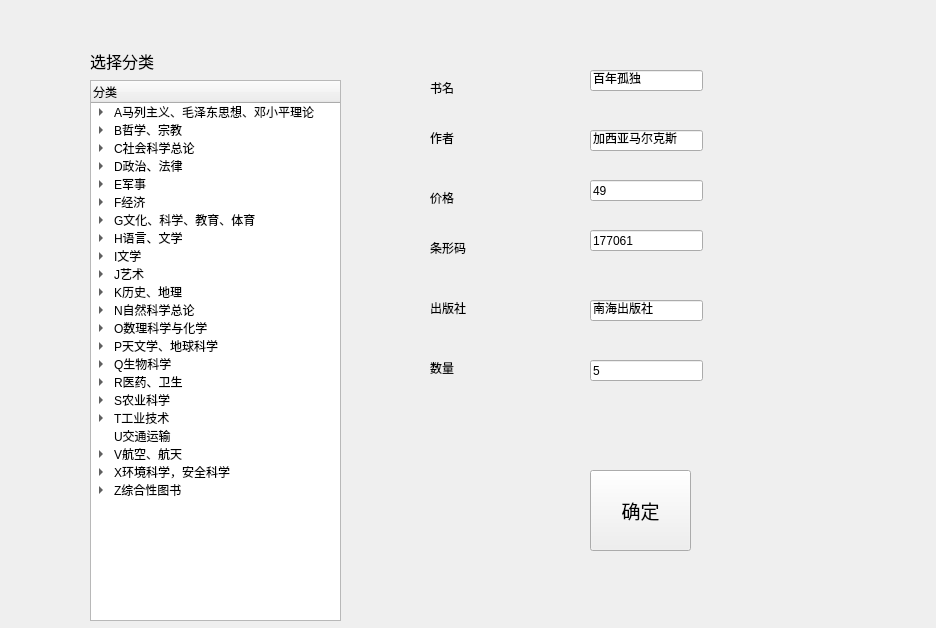
<?xml version="1.0" encoding="UTF-8"?>
<ui version="4.0">
 <class>addBooks</class>
 <widget class="QWidget" name="addBooks">
  <property name="geometry">
   <rect>
    <x>0</x>
    <y>0</y>
    <width>936</width>
    <height>628</height>
   </rect>
  </property>
  <property name="windowTitle">
   <string>Form</string>
  </property>
  <widget class="QLabel" name="label">
   <property name="geometry">
    <rect>
     <x>90</x>
     <y>40</y>
     <width>91</width>
     <height>41</height>
    </rect>
   </property>
   <property name="font">
    <font>
     <family>Adobe Arabic</family>
     <pointsize>12</pointsize>
    </font>
   </property>
   <property name="text">
    <string>选择分类</string>
   </property>
  </widget>
  <widget class="QLabel" name="label_2">
   <property name="geometry">
    <rect>
     <x>430</x>
     <y>80</y>
     <width>72</width>
     <height>15</height>
    </rect>
   </property>
   <property name="text">
    <string>书名</string>
   </property>
  </widget>
  <widget class="QLabel" name="label_3">
   <property name="geometry">
    <rect>
     <x>430</x>
     <y>130</y>
     <width>72</width>
     <height>15</height>
    </rect>
   </property>
   <property name="text">
    <string>作者</string>
   </property>
  </widget>
  <widget class="QLabel" name="label_4">
   <property name="geometry">
    <rect>
     <x>430</x>
     <y>240</y>
     <width>72</width>
     <height>15</height>
    </rect>
   </property>
   <property name="text">
    <string>条形码</string>
   </property>
  </widget>
  <widget class="QLabel" name="label_5">
   <property name="geometry">
    <rect>
     <x>430</x>
     <y>190</y>
     <width>72</width>
     <height>15</height>
    </rect>
   </property>
   <property name="text">
    <string>价格</string>
   </property>
  </widget>
  <widget class="QLabel" name="label_6">
   <property name="geometry">
    <rect>
     <x>430</x>
     <y>300</y>
     <width>72</width>
     <height>15</height>
    </rect>
   </property>
   <property name="text">
    <string>出版社</string>
   </property>
  </widget>
  <widget class="QLabel" name="label_7">
   <property name="geometry">
    <rect>
     <x>430</x>
     <y>360</y>
     <width>72</width>
     <height>15</height>
    </rect>
   </property>
   <property name="text">
    <string>数量</string>
   </property>
  </widget>
  <widget class="QLineEdit" name="lineEditName">
   <property name="geometry">
    <rect>
     <x>590</x>
     <y>70</y>
     <width>113</width>
     <height>21</height>
    </rect>
   </property>
   <property name="text">
    <string>百年孤独</string>
   </property>
  </widget>
  <widget class="QLineEdit" name="lineEditWriter">
   <property name="geometry">
    <rect>
     <x>590</x>
     <y>130</y>
     <width>113</width>
     <height>21</height>
    </rect>
   </property>
   <property name="text">
    <string>加西亚马尔克斯</string>
   </property>
  </widget>
  <widget class="QLineEdit" name="lineEditPrice">
   <property name="geometry">
    <rect>
     <x>590</x>
     <y>180</y>
     <width>113</width>
     <height>21</height>
    </rect>
   </property>
   <property name="text">
    <string>49</string>
   </property>
  </widget>
  <widget class="QLineEdit" name="lineEditCode">
   <property name="geometry">
    <rect>
     <x>590</x>
     <y>230</y>
     <width>113</width>
     <height>21</height>
    </rect>
   </property>
   <property name="text">
    <string>177061</string>
   </property>
  </widget>
  <widget class="QLineEdit" name="lineEditPress">
   <property name="geometry">
    <rect>
     <x>590</x>
     <y>300</y>
     <width>113</width>
     <height>21</height>
    </rect>
   </property>
   <property name="text">
    <string>南海出版社</string>
   </property>
  </widget>
  <widget class="QLineEdit" name="lineEditNum">
   <property name="geometry">
    <rect>
     <x>590</x>
     <y>360</y>
     <width>113</width>
     <height>21</height>
    </rect>
   </property>
   <property name="text">
    <string>5</string>
   </property>
  </widget>
  <widget class="QPushButton" name="pushButton">
   <property name="geometry">
    <rect>
     <x>590</x>
     <y>470</y>
     <width>101</width>
     <height>81</height>
    </rect>
   </property>
   <property name="font">
    <font>
     <family>Adobe Arabic</family>
     <pointsize>14</pointsize>
    </font>
   </property>
   <property name="text">
    <string>确定</string>
   </property>
  </widget>
  <widget class="QTreeWidget" name="treeWidget">
   <property name="geometry">
    <rect>
     <x>90</x>
     <y>80</y>
     <width>251</width>
     <height>541</height>
    </rect>
   </property>
   <column>
    <property name="text">
     <string>分类</string>
    </property>
   </column>
   <item>
    <property name="text">
     <string>A马列主义、毛泽东思想、邓小平理论</string>
    </property>
    <item>
     <property name="text">
      <string>A1马克思、恩格斯著作</string>
     </property>
     <item>
      <property name="text">
       <string>A11选集、文集</string>
      </property>
      <item>
       <property name="text">
        <string>A119选读</string>
       </property>
      </item>
     </item>
     <item>
      <property name="text">
       <string>A12单行著作</string>
      </property>
      <item>
       <property name="text">
        <string>A121马克思主义形成时期</string>
       </property>
      </item>
      <item>
       <property name="text">
        <string>A122革命风暴的高涨低落时期</string>
       </property>
      </item>
      <item>
       <property name="text">
        <string>A123第一国际和巴黎公社时期</string>
       </property>
      </item>
      <item>
       <property name="text">
        <string>A124马克思主义广泛传播和各国建立社会主义政党时期</string>
       </property>
      </item>
      <item>
       <property name="text">
        <string>A125第二国际时期</string>
       </property>
      </item>
     </item>
     <item>
      <property name="text">
       <string>A13书信集、日记、函电、谈话</string>
      </property>
     </item>
     <item>
      <property name="text">
       <string>A14诗词</string>
      </property>
     </item>
     <item>
      <property name="text">
       <string>A15手迹</string>
      </property>
     </item>
     <item>
      <property name="text">
       <string>A16专题汇题</string>
      </property>
     </item>
     <item>
      <property name="text">
       <string>A18语录</string>
      </property>
     </item>
    </item>
    <item>
     <property name="text">
      <string>A2列宁著作</string>
     </property>
     <item>
      <property name="text">
       <string>A21选集、文集</string>
      </property>
      <item>
       <property name="text">
        <string>A219选读</string>
       </property>
      </item>
     </item>
     <item>
      <property name="text">
       <string>A22单行著作</string>
      </property>
      <item>
       <property name="text">
        <string>A221俄国社会民主工党形成和布尔什维克派出现时期</string>
       </property>
      </item>
      <item>
       <property name="text">
        <string>A222第一次俄国革命时期</string>
       </property>
      </item>
      <item>
       <property name="text">
        <string>A223斯托雷平反动时期和布尔什维克形成独立政党时期</string>
       </property>
      </item>
      <item>
       <property name="text">
        <string>A224第一次世界大战以前工人运动的高涨及大战时期</string>
       </property>
      </item>
      <item>
       <property name="text">
        <string>A225第二次俄国革命和社会主义革命时期</string>
       </property>
      </item>
      <item>
       <property name="text">
        <string>A226帝国主义武装干涉和国内战争时期</string>
       </property>
      </item>
      <item>
       <property name="text">
        <string>A227国民经济恢复时期</string>
       </property>
      </item>
     </item>
     <item>
      <property name="text">
       <string>A23书信集、日记、函电、谈话</string>
      </property>
     </item>
     <item>
      <property name="text">
       <string>A25手迹</string>
      </property>
     </item>
     <item>
      <property name="text">
       <string>A26专题汇题</string>
      </property>
     </item>
     <item>
      <property name="text">
       <string>A28语录</string>
      </property>
     </item>
    </item>
    <item>
     <property name="text">
      <string>A3斯大林著作</string>
     </property>
     <item>
      <property name="text">
       <string>A31选集、文集</string>
      </property>
     </item>
     <item>
      <property name="text">
       <string>A32单行著作</string>
      </property>
     </item>
     <item>
      <property name="text">
       <string>A33书信集、日记、函电、谈话</string>
      </property>
     </item>
     <item>
      <property name="text">
       <string>A35手迹</string>
      </property>
     </item>
     <item>
      <property name="text">
       <string>A36专题汇题</string>
      </property>
     </item>
     <item>
      <property name="text">
       <string>A38语录</string>
      </property>
     </item>
    </item>
    <item>
     <property name="text">
      <string>A4毛泽东著作</string>
     </property>
    </item>
    <item>
     <property name="text">
      <string>A49邓小平著作</string>
     </property>
    </item>
    <item>
     <property name="text">
      <string>A5马克思、恩格斯、列宁、斯大林、毛泽东、邓小平著作汇编</string>
     </property>
    </item>
    <item>
     <property name="text">
      <string>A7马克思、恩格斯、列宁、斯大林、毛泽东、邓小平生平和传记</string>
     </property>
    </item>
    <item>
     <property name="text">
      <string>A8马克思、恩格斯、列宁、斯大林、毛泽东、邓小平理论的学习和研究</string>
     </property>
    </item>
   </item>
   <item>
    <property name="text">
     <string>B哲学、宗教</string>
    </property>
    <item>
     <property name="text">
      <string>B0哲学理论</string>
     </property>
    </item>
    <item>
     <property name="text">
      <string>B1世界哲学</string>
     </property>
    </item>
    <item>
     <property name="text">
      <string>B2中国哲学</string>
     </property>
    </item>
    <item>
     <property name="text">
      <string>B3亚洲哲学</string>
     </property>
    </item>
    <item>
     <property name="text">
      <string>B4非洲哲学</string>
     </property>
    </item>
    <item>
     <property name="text">
      <string>B5欧洲哲学</string>
     </property>
    </item>
    <item>
     <property name="text">
      <string>B6大洋洲哲学</string>
     </property>
    </item>
    <item>
     <property name="text">
      <string>B7美洲哲学</string>
     </property>
    </item>
    <item>
     <property name="text">
      <string>B80思维科学</string>
     </property>
    </item>
    <item>
     <property name="text">
      <string>B81逻辑学</string>
     </property>
    </item>
    <item>
     <property name="text">
      <string>B82伦理学</string>
     </property>
    </item>
    <item>
     <property name="text">
      <string>B83美学</string>
     </property>
    </item>
    <item>
     <property name="text">
      <string>B84心理学</string>
     </property>
    </item>
    <item>
     <property name="text">
      <string>B9宗教</string>
     </property>
    </item>
   </item>
   <item>
    <property name="text">
     <string>C社会科学总论</string>
    </property>
    <item>
     <property name="text">
      <string>C0社会科学理论与方法论</string>
     </property>
    </item>
    <item>
     <property name="text">
      <string>C1社会科学现状及发展</string>
     </property>
    </item>
    <item>
     <property name="text">
      <string>C2团体、会议、社会科学机构</string>
     </property>
    </item>
    <item>
     <property name="text">
      <string>C3社会科学研究方法</string>
     </property>
    </item>
    <item>
     <property name="text">
      <string>C4社会科学教育与普及</string>
     </property>
    </item>
    <item>
     <property name="text">
      <string>C5社会科学丛书、文集、连续性出版物</string>
     </property>
    </item>
    <item>
     <property name="text">
      <string>C6社会科学参考工具书</string>
     </property>
    </item>
    <item>
     <property name="text">
      <string>C7社会科学文献检索工具</string>
     </property>
    </item>
    <item>
     <property name="text">
      <string>C8工具书</string>
     </property>
    </item>
    <item>
     <property name="text">
      <string>C91社会学</string>
     </property>
    </item>
    <item>
     <property name="text">
      <string>C92人口学</string>
     </property>
    </item>
    <item>
     <property name="text">
      <string>C93管理学</string>
     </property>
    </item>
   </item>
   <item>
    <property name="text">
     <string>D政治、法律</string>
    </property>
    <item>
     <property name="text">
      <string>D0政治理论</string>
     </property>
    </item>
    <item>
     <property name="text">
      <string>D1国际共产主义运动</string>
     </property>
    </item>
    <item>
     <property name="text">
      <string>D2中国共产党</string>
     </property>
    </item>
    <item>
     <property name="text">
      <string>D3各国共产党</string>
     </property>
    </item>
    <item>
     <property name="text">
      <string>D4工人、农民、青年、妇女运动与组织</string>
     </property>
    </item>
    <item>
     <property name="text">
      <string>D5世界政治</string>
     </property>
    </item>
    <item>
     <property name="text">
      <string>D6中国政治</string>
     </property>
    </item>
    <item>
     <property name="text">
      <string>D7各国政治</string>
     </property>
    </item>
    <item>
     <property name="text">
      <string>D8外交、国际关系</string>
     </property>
    </item>
    <item>
     <property name="text">
      <string>D9法律</string>
     </property>
    </item>
   </item>
   <item>
    <property name="text">
     <string>E军事</string>
    </property>
    <item>
     <property name="text">
      <string>E0军事理论</string>
     </property>
    </item>
    <item>
     <property name="text">
      <string>E1世界军事</string>
     </property>
    </item>
    <item>
     <property name="text">
      <string>E2中国军事</string>
     </property>
    </item>
    <item>
     <property name="text">
      <string>E3亚洲各国军事</string>
     </property>
    </item>
    <item>
     <property name="text">
      <string>E4非洲各国军事</string>
     </property>
    </item>
    <item>
     <property name="text">
      <string>E5欧洲各国军事</string>
     </property>
    </item>
    <item>
     <property name="text">
      <string>E6大洋洲及太平洋岛屿各国军事</string>
     </property>
    </item>
    <item>
     <property name="text">
      <string>E7美洲各国军事</string>
     </property>
    </item>
    <item>
     <property name="text">
      <string>E8战略学、战役学、战术学</string>
     </property>
    </item>
    <item>
     <property name="text">
      <string>E9军事技术</string>
     </property>
    </item>
   </item>
   <item>
    <property name="text">
     <string>F经济</string>
    </property>
    <item>
     <property name="text">
      <string>F0经济学</string>
     </property>
    </item>
    <item>
     <property name="text">
      <string>F1世界各国经济概况、经济史、经济地理</string>
     </property>
    </item>
    <item>
     <property name="text">
      <string>F2经济计划与管理</string>
     </property>
    </item>
    <item>
     <property name="text">
      <string>F3农业经济</string>
     </property>
    </item>
    <item>
     <property name="text">
      <string>F4工业经济</string>
     </property>
    </item>
    <item>
     <property name="text">
      <string>F5交通运输经济</string>
     </property>
    </item>
    <item>
     <property name="text">
      <string>F6邮电经济</string>
     </property>
    </item>
    <item>
     <property name="text">
      <string>F7贸易经济</string>
     </property>
    </item>
    <item>
     <property name="text">
      <string>F8财政、金融</string>
     </property>
    </item>
   </item>
   <item>
    <property name="text">
     <string>G文化、科学、教育、体育</string>
    </property>
    <item>
     <property name="text">
      <string>G0文化理论</string>
     </property>
    </item>
    <item>
     <property name="text">
      <string>G1世界各国文化与文化事业</string>
     </property>
    </item>
    <item>
     <property name="text">
      <string>G2信息与知识传播</string>
     </property>
    </item>
    <item>
     <property name="text">
      <string>G3科学、科学研究</string>
     </property>
    </item>
    <item>
     <property name="text">
      <string>G4教育</string>
     </property>
    </item>
    <item>
     <property name="text">
      <string>G5世界各国教育事业</string>
     </property>
    </item>
    <item>
     <property name="text">
      <string>G6各级教育</string>
     </property>
    </item>
    <item>
     <property name="text">
      <string>G7各类教育</string>
     </property>
    </item>
    <item>
     <property name="text">
      <string>G8体育</string>
     </property>
    </item>
   </item>
   <item>
    <property name="text">
     <string>H语言、文学</string>
    </property>
    <item>
     <property name="text">
      <string>H0语言学</string>
     </property>
    </item>
    <item>
     <property name="text">
      <string>H1汉语</string>
     </property>
    </item>
    <item>
     <property name="text">
      <string>H2中国少数民族语言</string>
     </property>
    </item>
    <item>
     <property name="text">
      <string>H3常用外国语</string>
     </property>
    </item>
    <item>
     <property name="text">
      <string>H4汉藏语系</string>
     </property>
    </item>
    <item>
     <property name="text">
      <string>H5阿尔泰语系</string>
     </property>
    </item>
    <item>
     <property name="text">
      <string>H7印欧语系</string>
     </property>
    </item>
    <item>
     <property name="text">
      <string>H8非洲诸语言</string>
     </property>
    </item>
    <item>
     <property name="text">
      <string>H9国际辅助语</string>
     </property>
    </item>
   </item>
   <item>
    <property name="text">
     <string>I文学</string>
    </property>
    <item>
     <property name="text">
      <string>I0文学理论</string>
     </property>
    </item>
    <item>
     <property name="text">
      <string>I1世界文学</string>
     </property>
    </item>
    <item>
     <property name="text">
      <string>I2中国文学</string>
     </property>
     <item>
      <property name="text">
       <string>I21作品集</string>
      </property>
     </item>
     <item>
      <property name="text">
       <string>I22诗歌、韵文</string>
      </property>
     </item>
     <item>
      <property name="text">
       <string>I23戏剧文学</string>
      </property>
     </item>
     <item>
      <property name="text">
       <string>I24小说</string>
      </property>
     </item>
     <item>
      <property name="text">
       <string>I25报告文字</string>
      </property>
     </item>
     <item>
      <property name="text">
       <string>I26散文</string>
      </property>
     </item>
     <item>
      <property name="text">
       <string>I27民间文学</string>
      </property>
     </item>
     <item>
      <property name="text">
       <string>I28儿童文学</string>
      </property>
     </item>
     <item>
      <property name="text">
       <string>I29少数民族文学</string>
      </property>
     </item>
    </item>
    <item>
     <property name="text">
      <string>I3亚洲各国文学</string>
     </property>
    </item>
    <item>
     <property name="text">
      <string>I4非洲各国文学</string>
     </property>
    </item>
    <item>
     <property name="text">
      <string>I5欧洲各国文学</string>
     </property>
    </item>
    <item>
     <property name="text">
      <string>I6大洋洲及太平洋岛屿各国文学</string>
     </property>
    </item>
    <item>
     <property name="text">
      <string>I7美洲各国文学</string>
     </property>
    </item>
   </item>
   <item>
    <property name="text">
     <string>J艺术</string>
    </property>
    <item>
     <property name="text">
      <string>J0艺术理论</string>
     </property>
    </item>
    <item>
     <property name="text">
      <string>J1世界各国艺术概况</string>
     </property>
    </item>
    <item>
     <property name="text">
      <string>J2绘画</string>
     </property>
    </item>
    <item>
     <property name="text">
      <string>J3雕塑</string>
     </property>
    </item>
    <item>
     <property name="text">
      <string>J4摄影艺术</string>
     </property>
    </item>
    <item>
     <property name="text">
      <string>J5工艺美术</string>
     </property>
    </item>
    <item>
     <property name="text">
      <string>J6音乐</string>
     </property>
    </item>
    <item>
     <property name="text">
      <string>J7舞蹈</string>
     </property>
    </item>
    <item>
     <property name="text">
      <string>J8戏剧艺术</string>
     </property>
    </item>
    <item>
     <property name="text">
      <string>J9电影、电视艺术</string>
     </property>
    </item>
   </item>
   <item>
    <property name="text">
     <string>K历史、地理</string>
    </property>
    <item>
     <property name="text">
      <string>K0史学理论</string>
     </property>
    </item>
    <item>
     <property name="text">
      <string>K1世界史</string>
     </property>
    </item>
    <item>
     <property name="text">
      <string>K2中国史</string>
     </property>
    </item>
    <item>
     <property name="text">
      <string>K3亚洲史</string>
     </property>
    </item>
    <item>
     <property name="text">
      <string>K4非洲史</string>
     </property>
    </item>
    <item>
     <property name="text">
      <string>K6欧洲史</string>
     </property>
    </item>
    <item>
     <property name="text">
      <string>K7美洲史</string>
     </property>
    </item>
    <item>
     <property name="text">
      <string>K81传记</string>
     </property>
    </item>
    <item>
     <property name="text">
      <string>K9地理</string>
     </property>
    </item>
   </item>
   <item>
    <property name="text">
     <string>N自然科学总论</string>
    </property>
    <item>
     <property name="text">
      <string>N0自然科学理论与方法论</string>
     </property>
    </item>
    <item>
     <property name="text">
      <string>N1自然科学现状及发展</string>
     </property>
    </item>
    <item>
     <property name="text">
      <string>N2自然科学机构、团体、会议</string>
     </property>
    </item>
    <item>
     <property name="text">
      <string>N3自然科学研究方法</string>
     </property>
    </item>
    <item>
     <property name="text">
      <string>N4自然科学教育与普及</string>
     </property>
    </item>
    <item>
     <property name="text">
      <string>N5自然科学丛书、文集、连续性出版物</string>
     </property>
    </item>
    <item>
     <property name="text">
      <string>N6自然科学参考工具书</string>
     </property>
    </item>
    <item>
     <property name="text">
      <string>N7自然科学文献检索工具</string>
     </property>
    </item>
    <item>
     <property name="text">
      <string>N8自然科学调查、考察</string>
     </property>
    </item>
   </item>
   <item>
    <property name="text">
     <string>O数理科学与化学</string>
    </property>
    <item>
     <property name="text">
      <string>O1数学</string>
     </property>
    </item>
    <item>
     <property name="text">
      <string>O2数学</string>
     </property>
    </item>
    <item>
     <property name="text">
      <string>O3力学</string>
     </property>
    </item>
    <item>
     <property name="text">
      <string>O4物理学</string>
     </property>
    </item>
    <item>
     <property name="text">
      <string>O5物理学</string>
     </property>
    </item>
    <item>
     <property name="text">
      <string>O6化学</string>
     </property>
    </item>
    <item>
     <property name="text">
      <string>O7晶体学</string>
     </property>
    </item>
   </item>
   <item>
    <property name="text">
     <string>P天文学、地球科学</string>
    </property>
    <item>
     <property name="text">
      <string>P1天文学</string>
     </property>
    </item>
    <item>
     <property name="text">
      <string>P2测绘学</string>
     </property>
    </item>
    <item>
     <property name="text">
      <string>P3地球物理学</string>
     </property>
    </item>
    <item>
     <property name="text">
      <string>P4大气科学</string>
     </property>
    </item>
    <item>
     <property name="text">
      <string>P5地质学</string>
     </property>
    </item>
    <item>
     <property name="text">
      <string>P6地质学</string>
     </property>
    </item>
    <item>
     <property name="text">
      <string>P7海洋学</string>
     </property>
    </item>
    <item>
     <property name="text">
      <string>P9自然地理学</string>
     </property>
    </item>
   </item>
   <item>
    <property name="text">
     <string>Q生物科学</string>
    </property>
    <item>
     <property name="text">
      <string>Q0生物科学的理论与方法</string>
     </property>
    </item>
    <item>
     <property name="text">
      <string>Q1普通生物学</string>
     </property>
    </item>
    <item>
     <property name="text">
      <string>Q2细胞学</string>
     </property>
    </item>
    <item>
     <property name="text">
      <string>Q3遗传学</string>
     </property>
    </item>
    <item>
     <property name="text">
      <string>Q4生理学</string>
     </property>
    </item>
    <item>
     <property name="text">
      <string>Q5生物化学</string>
     </property>
    </item>
    <item>
     <property name="text">
      <string>Q6生物物理学</string>
     </property>
    </item>
    <item>
     <property name="text">
      <string>Q7分子生物学</string>
     </property>
    </item>
    <item>
     <property name="text">
      <string>Q81生物工程学</string>
     </property>
    </item>
    <item>
     <property name="text">
      <string>Q91古生物学</string>
     </property>
    </item>
   </item>
   <item>
    <property name="text">
     <string>R医药、卫生</string>
    </property>
    <item>
     <property name="text">
      <string>R0一般理论</string>
     </property>
    </item>
    <item>
     <property name="text">
      <string>R1预防医学、卫生学</string>
     </property>
    </item>
    <item>
     <property name="text">
      <string>R2中国医学</string>
     </property>
    </item>
    <item>
     <property name="text">
      <string>R3基础医学</string>
     </property>
    </item>
    <item>
     <property name="text">
      <string>R4临床医学</string>
     </property>
    </item>
    <item>
     <property name="text">
      <string>R5内科学</string>
     </property>
    </item>
    <item>
     <property name="text">
      <string>R6外科学</string>
     </property>
    </item>
    <item>
     <property name="text">
      <string>R71妇产科学</string>
     </property>
    </item>
    <item>
     <property name="text">
      <string>R8特种医学</string>
     </property>
    </item>
    <item>
     <property name="text">
      <string>R9药学</string>
     </property>
    </item>
   </item>
   <item>
    <property name="text">
     <string>S农业科学</string>
    </property>
    <item>
     <property name="text">
      <string>S1农业基础科学</string>
     </property>
    </item>
    <item>
     <property name="text">
      <string>S2农业工程</string>
     </property>
    </item>
    <item>
     <property name="text">
      <string>S3农学</string>
     </property>
    </item>
    <item>
     <property name="text">
      <string>S4植物保护</string>
     </property>
    </item>
    <item>
     <property name="text">
      <string>S5农作物</string>
     </property>
    </item>
    <item>
     <property name="text">
      <string>S6园艺</string>
     </property>
    </item>
    <item>
     <property name="text">
      <string>S7林业</string>
     </property>
    </item>
    <item>
     <property name="text">
      <string>S8畜牧、动物医学、狩猎、蚕、蜂</string>
     </property>
    </item>
    <item>
     <property name="text">
      <string>S9水产、渔业</string>
     </property>
    </item>
   </item>
   <item>
    <property name="text">
     <string>T工业技术</string>
    </property>
    <item>
     <property name="text">
      <string>TB一般工业技术</string>
     </property>
    </item>
    <item>
     <property name="text">
      <string>TD矿业工程</string>
     </property>
    </item>
    <item>
     <property name="text">
      <string>TE石油、天然气工业</string>
     </property>
    </item>
    <item>
     <property name="text">
      <string>TF冶金工业</string>
     </property>
    </item>
    <item>
     <property name="text">
      <string>TG金属学与金属工艺</string>
     </property>
    </item>
    <item>
     <property name="text">
      <string>TH机械、仪表工业</string>
     </property>
    </item>
    <item>
     <property name="text">
      <string>TJ武器工业</string>
     </property>
    </item>
    <item>
     <property name="text">
      <string>TK能源与动力工程</string>
     </property>
    </item>
    <item>
     <property name="text">
      <string>TL原子能技术</string>
     </property>
    </item>
    <item>
     <property name="text">
      <string>TM电子技术</string>
     </property>
    </item>
    <item>
     <property name="text">
      <string>TN无线电电子技术、电信技术</string>
     </property>
    </item>
    <item>
     <property name="text">
      <string>TP自动化技术、计算机技术</string>
     </property>
    </item>
    <item>
     <property name="text">
      <string>TQ化学工业</string>
     </property>
    </item>
    <item>
     <property name="text">
      <string>TS轻工业、手工业</string>
     </property>
    </item>
    <item>
     <property name="text">
      <string>TU建筑科学</string>
     </property>
    </item>
    <item>
     <property name="text">
      <string>TV水利工程</string>
     </property>
    </item>
   </item>
   <item>
    <property name="text">
     <string>U交通运输</string>
    </property>
   </item>
   <item>
    <property name="text">
     <string>V航空、航天</string>
    </property>
    <item>
     <property name="text">
      <string>V1航空、航天技术的研究与探索</string>
     </property>
    </item>
    <item>
     <property name="text">
      <string>V2航空</string>
     </property>
    </item>
    <item>
     <property name="text">
      <string>V3航空</string>
     </property>
    </item>
    <item>
     <property name="text">
      <string>V4航天（宇宙航行）</string>
     </property>
    </item>
    <item>
     <property name="text">
      <string>V5航天（宇宙飞行）</string>
     </property>
    </item>
    <item>
     <property name="text">
      <string>V7航空航天医学</string>
     </property>
    </item>
   </item>
   <item>
    <property name="text">
     <string>X环境科学，安全科学</string>
    </property>
    <item>
     <property name="text">
      <string>X1环境科学基础理论</string>
     </property>
    </item>
    <item>
     <property name="text">
      <string>X2社会与环境</string>
     </property>
    </item>
    <item>
     <property name="text">
      <string>X3环境保护管理</string>
     </property>
    </item>
    <item>
     <property name="text">
      <string>X4灾害及其防治</string>
     </property>
    </item>
    <item>
     <property name="text">
      <string>X5环境污染及其防治</string>
     </property>
    </item>
    <item>
     <property name="text">
      <string>X7废物处理与综合利用</string>
     </property>
    </item>
    <item>
     <property name="text">
      <string>X8环境质量评价与环境监测</string>
     </property>
    </item>
    <item>
     <property name="text">
      <string>X9安全科学</string>
     </property>
    </item>
   </item>
   <item>
    <property name="text">
     <string>Z综合性图书</string>
    </property>
    <item>
     <property name="text">
      <string>Z1丛书</string>
     </property>
    </item>
    <item>
     <property name="text">
      <string>Z2百科全书、类书</string>
     </property>
    </item>
    <item>
     <property name="text">
      <string>Z3辞典</string>
     </property>
    </item>
    <item>
     <property name="text">
      <string>Z4论文集、全集、选集、杂著</string>
     </property>
    </item>
    <item>
     <property name="text">
      <string>Z5年鉴，年刊</string>
     </property>
    </item>
    <item>
     <property name="text">
      <string>Z6期刊、连续性出版物</string>
     </property>
    </item>
    <item>
     <property name="text">
      <string>Z8图书目录、文摘、索引</string>
     </property>
    </item>
   </item>
  </widget>
 </widget>
 <resources/>
 <connections/>
</ui>
